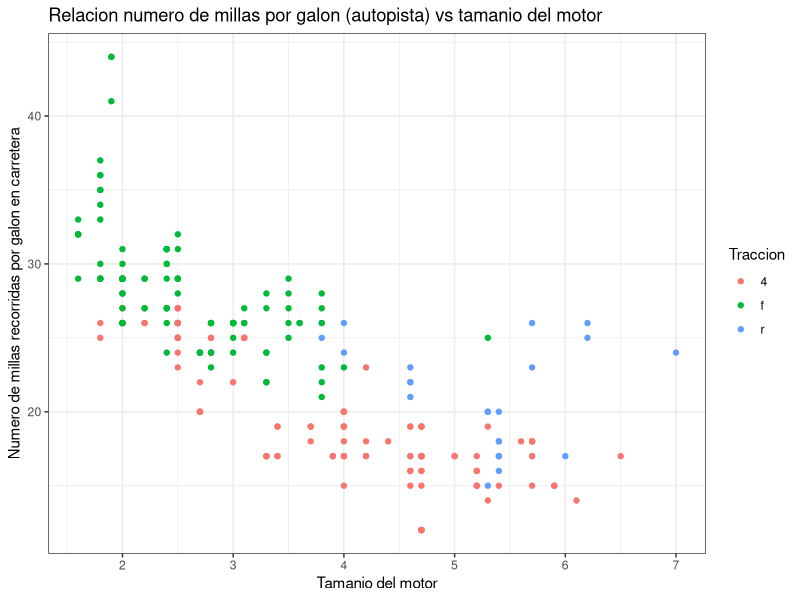

Source code (R):
library(ggplot2)
# Utilizamos el data frame mpg (?mpg) y obtenemos informacion sobre dicho objeto.
cat("Primeras observaciones:\n"); head(mpg)
cat("Estructura de los datos:\n"); str(mpg)
cat("Estadisticas descriptivas:\n"); summary(mpg)
cat("Numero de valores faltantes:\n"); sum(is.na(mpg))
# Relacion entre millas por galon (autopista) y el tamanio del motor.
ggplot(mpg, aes(displ, hwy, colour = drv)) +
  geom_point() +
  labs(title = "Relacion numero de millas por galon (autopista) vs tamanio del motor",
       x = "Tamanio del motor",
       y = "Numero de millas recorridas por galon en carretera",
       colour = "Traccion") +
  theme_bw()